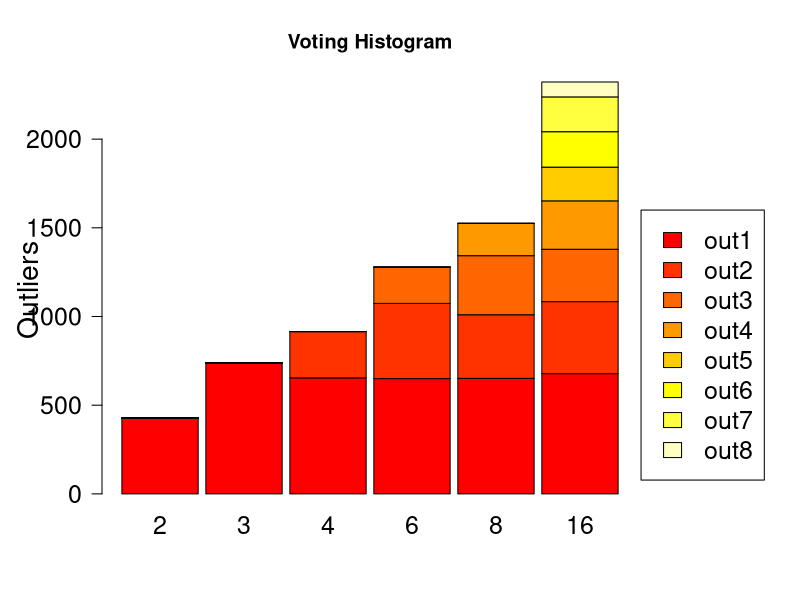

The R source for this figure:
X11.options(type="nbcairo")

# Define colors to be used for lines
plot_colors <- c("blue","red")

to_file <- 1

if (to_file==1) {
  png(filename="voting-histogram.png", height=600, width=800, 
   bg="white")
  # postscript("fig1.eps")
} else {
  dev.new(width=8, height=6)
}

data <- read.table("voting-histogram.dat", header=T, sep=" ")
#data <- read.table("voting-histogram.dat", header=T, sep=" ")

# Expand right side of clipping rect to make room for the legend
par(xpd=T, mar=par()$mar+c(0,1,0,6))

# Graph autos (transposing the matrix) using heat colors,  
# put 10% of the space between each bar, and make labels  
# smaller with horizontal y-axis labels
barplot(t(data), main="Voting Histogram", ylab="Outliers", 
   col=heat.colors(8), space=0.1, cex.axis=1.5, cex.names=1.5, las=1,
   names.arg=c(2,3,4,6,8,16), cex=1.5, cex.lab=1.7)
   
# Place the legend at (6,30) using heat colors
legend(6.9, 1600, names(data), cex=1.5, fill=heat.colors(8));
  
# Restore default clipping rect
par(mar=c(5, 4, 4, 2) + 0.1)

# Turn off device driver (to flush output to png)
if (to_file==1) {
  dev.off()
}